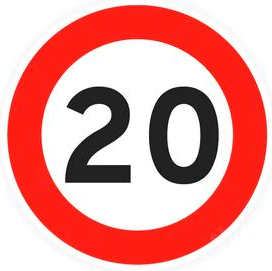
#> input picture 20.png, 272 x 271 px, found by its file name
$ python 'HW 2.2_SignRotate.py'
#> lines starting #> are read from the running program, lines starting #| are printed output that depends on the picture
import numpy as np
import cv2 as cv
# обучение
image20 = 'images/20.png' # Знак 20
image30 = 'images/30.png' # Знак 30
image60 = 'images/60.png' # Знак 60
# тестовые изображения
image20test = 'images/20.png' # Знак 20
image30test = 'images/30.png' # Знак 30
image60test = 'images/60.png' # Знак 60
image50test = 'images/50.png' # Знак 50
image20_5test = 'images/20.5.png' # Знак 20 на 5 градусов
image20_10test = 'images/20.10.png' # Знак 20 на 10 градусов
image20_15test = 'images/20.15.png' # Знак 20 на 15 градусов
# делаем из изображений массив
def img_to_arr(image):
#> called with image = 'images/20.png'
    array = cv.imread(image, 0).astype(float)
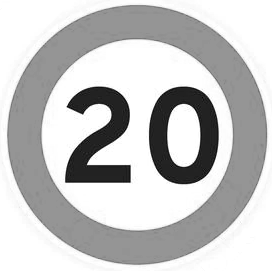
#> array: shape (271, 272) float64; min 0, max 255, mean 195.8
    return array
# делаем массивы для обучения
my_array = np.array([
    img_to_arr(image20).flatten(),
    img_to_arr(image30).flatten(),
    img_to_arr(image60).flatten()],)
#> call 2 of img_to_arr, with image = 'images/30.png'
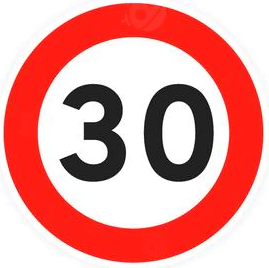
#> input picture 30.png, 269 x 268 px, found by its file name
#> in img_to_arr (call 2), `array = cv.imread(image, 0).astype(float)`:
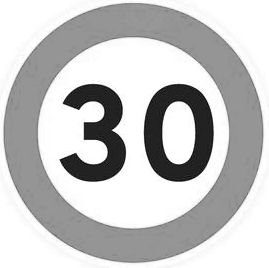
#> array: shape (268, 269) float64; min 0, max 255, mean 195.2
#> call 3 of img_to_arr, with image = 'images/60.png'
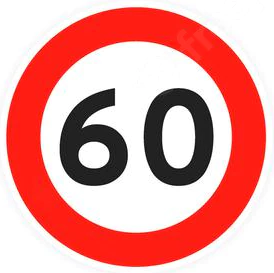
#> input picture 60.png, 274 x 273 px, found by its file name
#> in img_to_arr (call 3), `array = cv.imread(image, 0).astype(float)`:
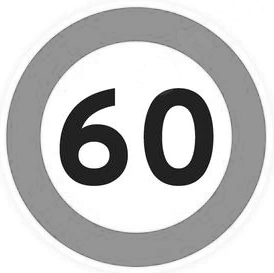
#> array: shape (273, 274) float64; min 0, max 255, mean 196
#> (the run stopped early here; a loop or call above may not have finished)
